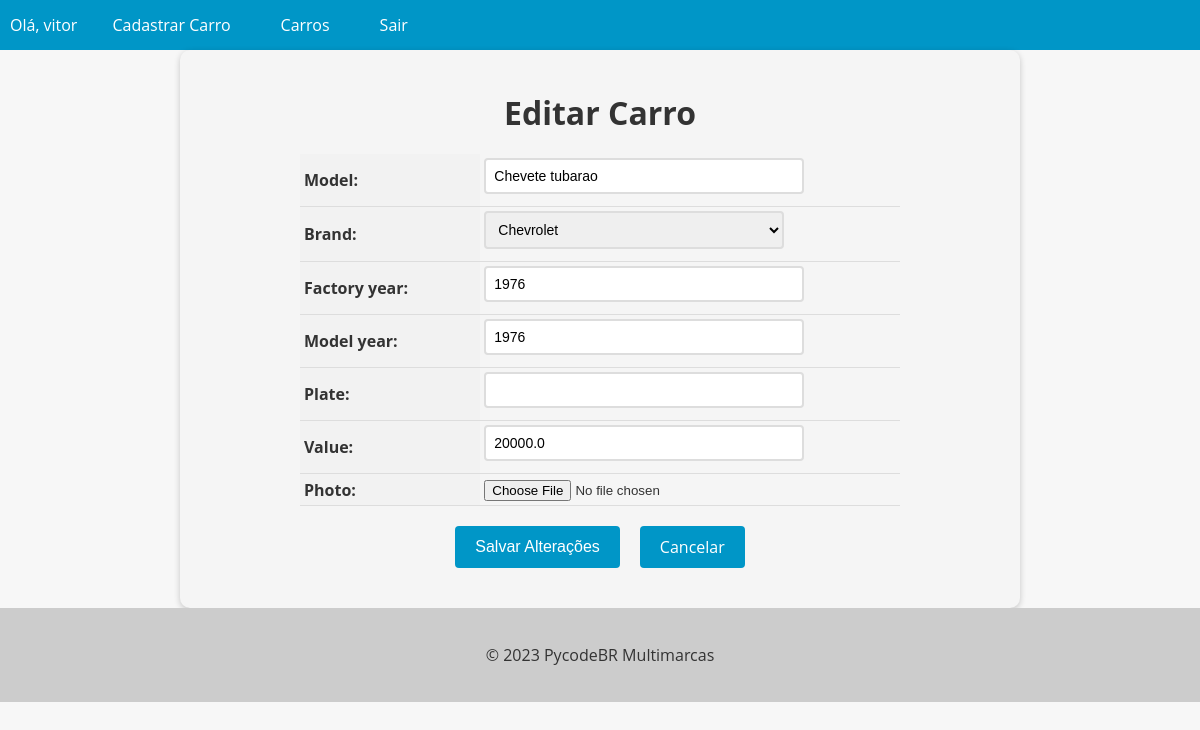
Page /car/2/update (signed in) on the earlier database version.
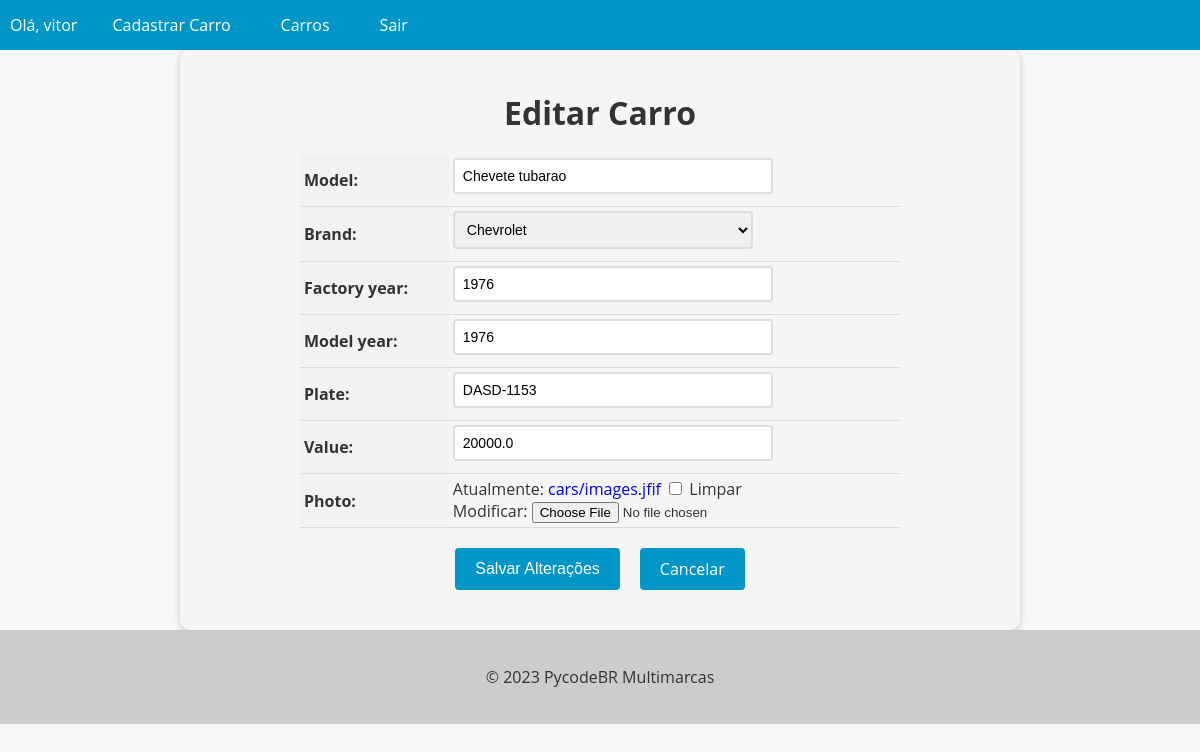
Same page on the later database version.
### cars/models.py (models this page shows, shortened)
class Car (models.Model):
    id = models.AutoField(primary_key=True)
    model = models.CharField(max_length=200)
    brand = models.ForeignKey(Brand,on_delete=models.PROTECT,related_name='car_brand')
    factory_year = models.IntegerField(blank=True, null=True)
    model_year = models.IntegerField(blank=True, null=True)
    plate = models.CharField(max_length=10, blank=True, null= True)
    value = models.FloatField(blank=True, null=True)
    photo = models.ImageField(upload_to='cars/', blank=True, null= True)

### cars/views.py (the view, shortened to what this page needs)
@method_decorator(login_required(login_url='login'), name='dispatch')
class CarUpdateView(UpdateView):
    model = Car
    form_class= CarModelform
    template_name= 'car_update.html'

### cars/forms.py (shortened to what this page needs)
class CarModelform(forms.ModelForm):
    class Meta:
        model = Car
        fields = '__all__'

### cars/models.py (called while the page is built)
    def __str__(self):
        return self.name

### cars/templates/car_update.html (shortened to what this page needs)
{% extends "base.html" %}
{% block content %}
  <form method="post" enctype="multipart/form-data">
    <h1>Editar Carro</h1>
    <table>
      {{ form.as_table }}
    </table>
    <div>
      <div class="buttons-container">
        <input type="submit" value="Salvar Alterações" class="btn btn-primary">
        <a href="{% url 'cars_list' %}" class="btn btn-secondary">Cancelar</a>
      </div>
    </div>
  </form>
{% endblock %}

Differences in the rows shown:
changed Car "Chevete tubarao": plate (not shown) → "DASD-1153"
Other differences:
form field as_table: (not shown) → "☐"
text no longer shown: "Model: Brand: Factory year: Model year: Plate: Value: Photo:"
text now shown: "Model: Brand: Factory year: Model year: Plate: Value: Photo: Atualmente: cars/images.jfif Limpar Modificar:"
